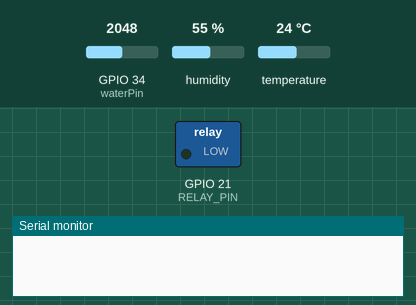
A sketch run on a simulated ESP32. On the bench: switched loads named in the sketch (green lamp = pin HIGH), the last lines printed to the serial monitor. The inputs (shaded band) are chosen by the test bench; at power-on: GPIO 34 (waterPin) = 2048, humidity 55 %, temperature 24 °C. WiFi joins after 1.5 s; servers stay silent unless stated.

Above: at 0.1 s.
At 2.6 s:
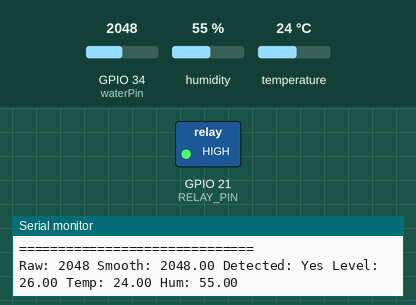
Timing chart, 0 to 4.1 s (numbered marks = the images above):
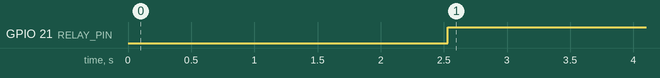

Measured:
- by itself, GPIO 21 (RELAY_PIN): LOW → HIGH at 2.5 s

The sketch:

sketch_dec11esp32.ino
```cpp
#include <WiFi.h>
#include <WebServer.h>
#include "DHT.h"

// -------- WIFI --------
const char* ssid = "SFT-FE38";
const char* password = "12345678";

// -------- WEB SERVER --------
WebServer server(80);

// -------- SENSORS ----------
#define DHTPIN 19
#define DHTTYPE DHT11
DHT dht(DHTPIN, DHTTYPE);

const int waterPin = 34;
#define RELAY_PIN 21

// -------- WATER SENSOR CALIBRATION (ADJUSTED FOR 0-2 RANGE) --------
int dryValue = 0;
int wetValue = 25-100;
int detectThreshold = 25-100;

// -------- PUMP CONTROL --------
bool pumpArmed = true;
bool pumpStatus = false;

// -------- REAL-TIME DATA STORAGE --------
float temperature = 0.0;
float humidity = 0.0;
float waterLevel = 0.0;
int waterRaw = 0;
bool waterDetected = false;

// -------- TIMING --------
unsigned long lastRead = 0;
const unsigned long readInterval = 2000; // 2 seconds (DHT11 safe)

// -------- SENSOR UPDATE (SIMULTANEOUS) --------
void updateSensors() {
  waterRaw = analogRead(waterPin);

  static float smooth = waterRaw;
  smooth = smooth * 0.7 + waterRaw * 0.3;

  waterDetected = (smooth >= detectThreshold);

  if (!waterDetected) {
    waterLevel = map(smooth, 0, detectThreshold, 0, 25);
    waterLevel = constrain(waterLevel, 0, 25);
  } else {
    waterLevel = map(smooth, detectThreshold, wetValue, 26, 100);
    waterLevel = constrain(waterLevel, 26, 100);
  }

  temperature = dht.readTemperature();
  humidity = dht.readHumidity();

  if (isnan(temperature)) temperature = 0.0;
  if (isnan(humidity)) humidity = 0.0;

  // -------- PUMP LOGIC --------
  if (pumpArmed && waterLevel <= 30) {
    pumpStatus = true;
    digitalWrite(RELAY_PIN, HIGH);
  } else {
    pumpStatus = false;
    digitalWrite(RELAY_PIN, LOW);
  }

  // -------- DEBUG SERIAL PRINTS --------
  Serial.print("Raw: ");
  Serial.print(waterRaw);
  Serial.print(" Smooth: ");
  Serial.print(smooth);
  Serial.print(" Detected: ");
  Serial.print(waterDetected ? "Yes" : "No");
  Serial.print(" Level: ");
  Serial.print(waterLevel);
  Serial.print(" Temp: ");
  Serial.print(temperature);
  Serial.print(" Hum: ");
  Serial.println(humidity);
}

// -------- API RESPONSE --------
void handleSensorData() {
  String json = "{";
  json += "\"water_raw\":" + String(waterRaw) + ",";
  json += "\"water_detected\":" + String(waterDetected ? "true" : "false") + ",";
  json += "\"water_level\":" + String(waterLevel, 1) + ",";
  json += "\"temperature\":" + String(temperature, 1) + ",";
  json += "\"humidity\":" + String(humidity, 1) + ",";
  json += "\"pump_armed\":" + String(pumpArmed ? "true" : "false") + ",";
  json += "\"pump_status\":\"" + String(pumpStatus ? "ON" : "OFF") + "\"";
  json += "}";

  server.send(200, "application/json", json);
}

void handleArmPump() {
  pumpArmed = true;
  server.send(200, "text/plain", "Pump armed");
}

void handleDisarmPump() {
  pumpArmed = false;
  digitalWrite(RELAY_PIN, LOW);
  server.send(200, "text/plain", "Pump disarmed");
}

void setup() {
  Serial.begin(115200);
  dht.begin();

  // -------- ADC SETUP FOR FULL RANGE --------
  analogSetAttenuation(ADC_11db); // 0-3.3V range

  pinMode(RELAY_PIN, OUTPUT);
  digitalWrite(RELAY_PIN, LOW);

  WiFi.disconnect(true);
  delay(1000);

  WiFi.begin(ssid, password);
  Serial.print("Connecting");

  while (WiFi.status() != WL_CONNECTED) {
    delay(500);
    Serial.print(".");
  }

  Serial.println("\n==============================");
  Serial.println("ESP32 CONNECTED");
  Serial.print("IP Address: ");
  Serial.println(WiFi.localIP());
  Serial.println("==============================");

  server.on("/sensor", handleSensorData);
  server.on("/pump/arm", HTTP_POST, handleArmPump);
  server.on("/pump/disarm", HTTP_POST, handleDisarmPump);
  server.begin();
}

void loop() {
  server.handleClient();

  // -------- REAL-TIME SENSOR UPDATE --------
  if (millis() - lastRead >= readInterval) {
    lastRead = millis();
    updateSensors();
  }
}
```
